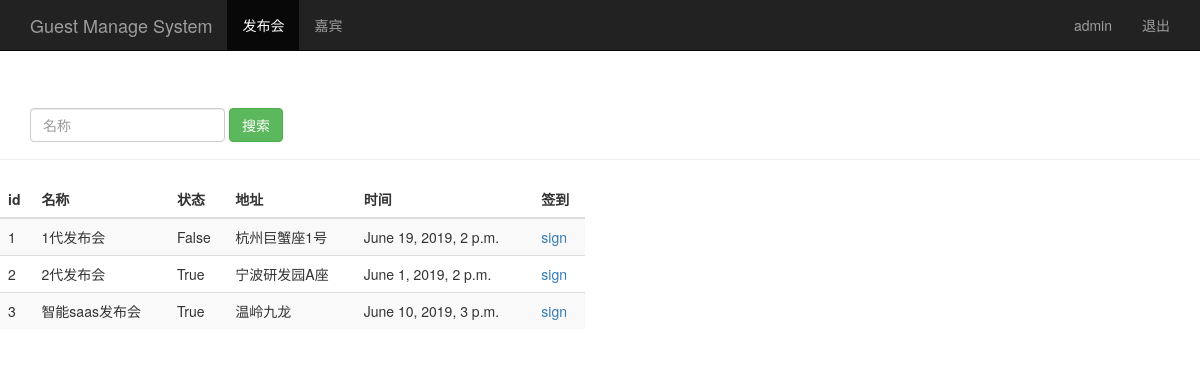
The page /event_manage/ (signed in) on the database its author committed.
### sign/models.py (models this page shows, shortened)
class Event(models.Model):
    name = models.CharField(max_length=100)                     # 发布会标题
    limit = models.IntegerField()                               # 参加人数
    status = models.BooleanField()                              # 状态
    address = models.CharField(max_length=200)                  # 地址
    start_time = models.DateTimeField('event_time')             # 发布会时间
    create_time = models.DateTimeField(auto_now=True)           # 创建时间,自动获取当前时间

### sign/views.py (the view)
# urls.py: path('event_manage/', views.event_manage),
@login_required
def event_manage(request):
    event_list = Event.objects.all()
    username = request.session.get('user', '')  # 读取浏览器session
    return render(request, 'event_manage.html', {'user': username,
                                                 'events': event_list})

### sign/templates/event_manage.html (shortened to what this page needs)
<!DOCTYPE html>
<html lang="en">
<head>
    {% load bootstrap3 %}
    {% bootstrap_css %}
</head>
<body role="document">
    <nav class="navbar navbar-inverse navbar-fixed-top">
        <div class="container">
            <div class="navbar-header">
                <a class="navbar-brand" href="/event_manage/">Guest Manage System</a>
            </div>
            <div id="navbar" class="collapse navbar-collapse">
                <ul class="nav navbar-nav">
                    <li class="active"><a href="#">发布会</a> </li>
                    <li><a href="/guest_manage/">嘉宾</a> </li>
                </ul>
                <ul class="nav navbar-nav navbar-right">
                    <li><a href="#">{{ user }}</a></li>
                    <li><a href="/logout/">退出</a> </li>
                </ul>
            </div>
        </div>
    </nav>
    <div class="page-header" style="padding-top: 60px;">
        <div id="navbar" class="navbar-collapse collapse">
            <form class="navbar-form" method="get" action="/search_name/">
                <div class="form-group">
                    <input name="name" type="text" placeholder="名称" class="form-control">
                </div>
                <button type="submit" class="btn btn-success">搜索</button>
            </form>
        </div>
    </div>
    <div class="row" style="padding-top: 1px;">
        <div class="col-md-6">
            <table class="table table-striped">
                <thead>
                    <tr>
                        <th>id</th><th>名称</th><th>状态</th><th>地址</th><th>时间</th><th>签到</th>
                    </tr>
                </thead>
                <tbody>
                    {% for event in events %}
                        <tr>
                            <td>{{ event.id }}</td>
                            <td>{{ event.name }}</td>
                            <td>{{ event.status }}</td>
                            <td>{{ event.address }}</td>
                            <td>{{ event.start_time }}</td>
                            <td>
                                <a href="/sign_index/{{ event.id }}/" target="{{ event.id }}_blank">sign</a>
                            </td>
                        </tr>
                    {% endfor %}
                </tbody>
            </table>
        </div>
    </div>
</body>
</html>

### rows shown on the page
Event: id "1", name "1代发布会", status "False", address "杭州巨蟹座1号", start_time "June 19, 2019, 2 p.m."
Event: id "2", name "2代发布会", status "True", address "宁波研发园A座", start_time "June 1, 2019, 2 p.m."
Event: id "3", name "智能saas发布会", status "True", address "温岭九龙", start_time "June 10, 2019, 3 p.m."

### other values the page prints
{{ user }} "admin"
